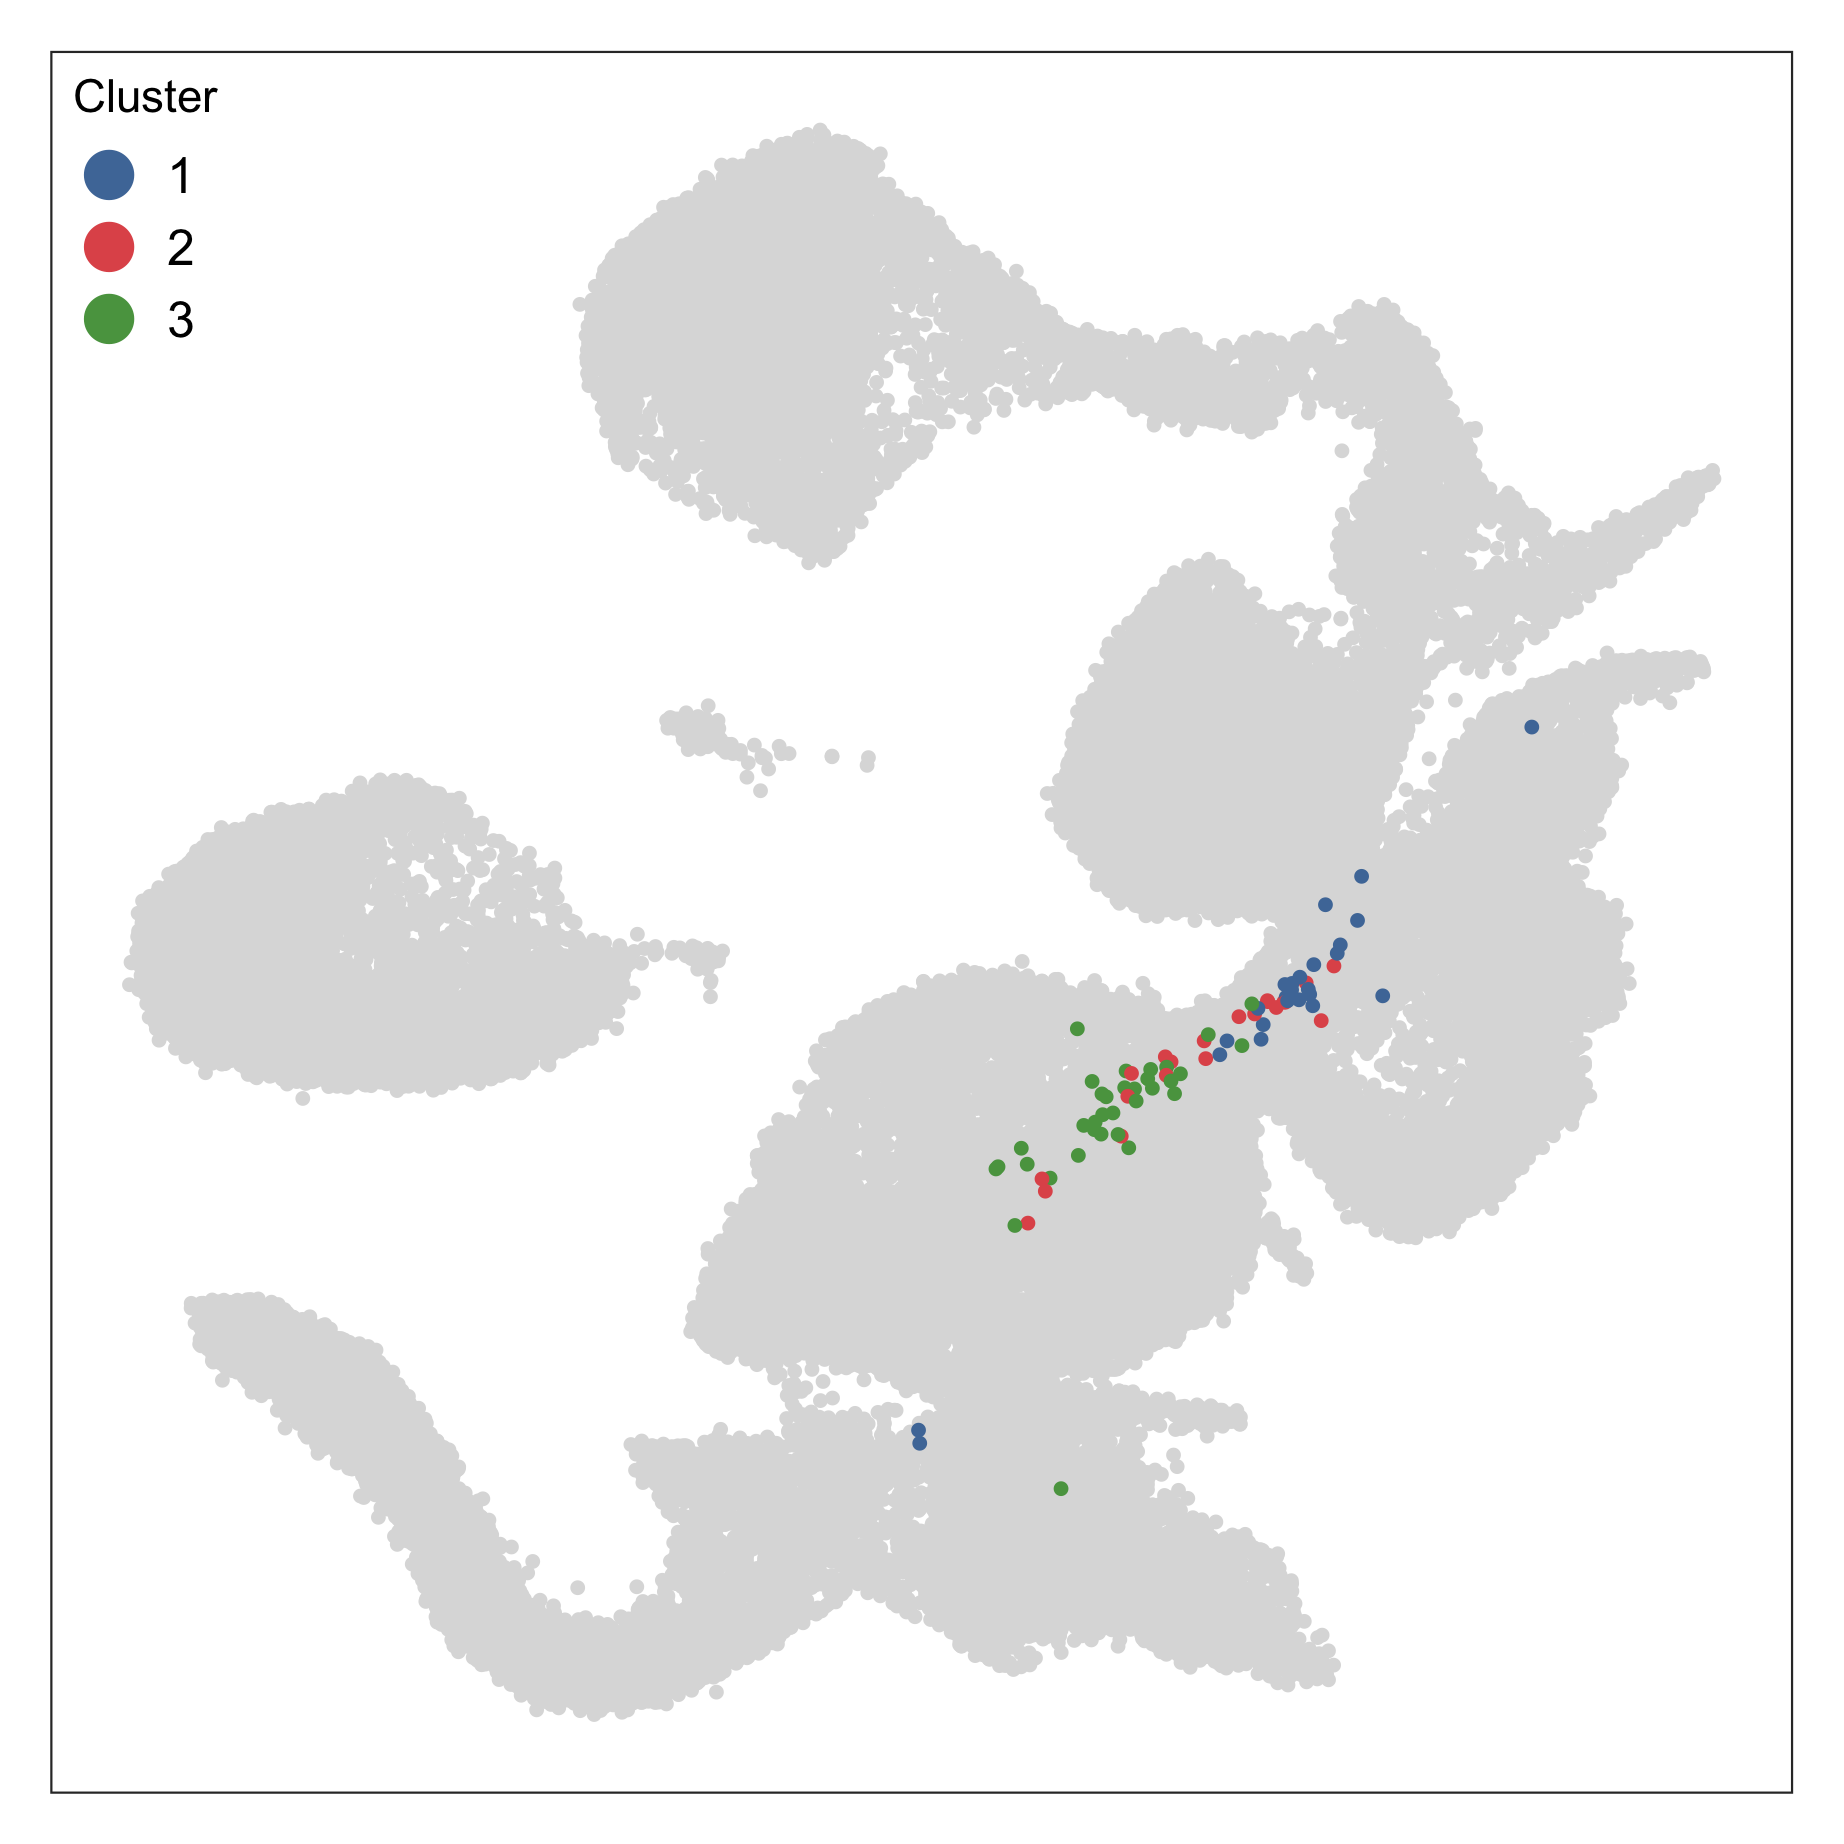

Reproduce this figure in R.
# # # # # # # # # # # # # # # # # # # # # # # # # # # # # # # # # # # # # # # #

FILENAME <- "slides/atlas-integration-2.png"

WIDTH <- 8

HEIGHT <- WIDTH * 0.75

# # # # # # # # # # # # # # # # # # # # # # # # # # # # # # # # # # # # # # # #

pkg <- c("ggforce", "ggplot2", "magick", "scater")

lib <- lapply(pkg, library, character.only = TRUE)

# # # # # # # # # # # # # # # # # # # # # # # # # # # # # # # # # # # # # # # #

sce <- readRDS("output/10-atlas-integration.rds")

sce$cluster <- NA

sce$cluster[sce$batch == "38"] <- colData(readRDS("output/09-cell-annotation.rds"))$cluster

dat <- makePerCellDF(sce)

dat$cluster <- as.character(dat$cluster)

# # # # # # # # # # # # # # # # # # # # # # # # # # # # # # # # # # # # # # # #

tmp <- subset(dat, batch != "38")

tmp <- tmp[, c("UMAP.1", "UMAP.2")]

# # # # # # # # # # # # # # # # # # # # # # # # # # # # # # # # # # # # # # # #

dat <- subset(dat, batch == "38")

# # # # # # # # # # # # # # # # # # # # # # # # # # # # # # # # # # # # # # # #

col <- c("1" = "#4E79A7", "2" = "#E15759", "3" = "#59A14F")

# # # # # # # # # # # # # # # # # # # # # # # # # # # # # # # # # # # # # # # #

plt <- ggplot(dat, aes(UMAP.1, UMAP.2, colour = cluster)) +
  geom_point(data = tmp, aes(UMAP.1, UMAP.2), size = 1, colour = "gainsboro") +
  geom_point(size = 1, show.legend = TRUE) +
  scale_colour_manual(name = "Cluster", values = col) +
  guides(colour = guide_legend(override.aes = list(size = 5))) +
  theme_no_axes() +
  theme(aspect.ratio = 1,
        legend.position = c(0, 1),
        legend.justification = c(0, 1),
        legend.background = element_blank(),
        legend.text = element_text(size = 12))

ggsave(FILENAME, plot = plt, width = WIDTH, height = HEIGHT)

# # # # # # # # # # # # # # # # # # # # # # # # # # # # # # # # # # # # # # # #

img <- image_read(FILENAME)

img <- image_trim(img)

img <- image_border(img, color = "#FFFFFF", geometry = "50x50")

img <- image_write(img, path = FILENAME, format = "png")
